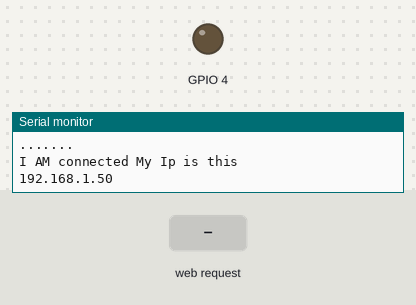
A sketch run on a simulated ESP8266 (NodeMCU). On the bench: output pins drawn as LEDs (lit = HIGH), the last lines printed to the serial monitor. The test bench sets the inputs (shaded band). WiFi joins after 1.5 s; servers stay silent unless stated.

Above: at 3.2 s.
3.3 s: HTTP request GET /off received
At 3.9 s:
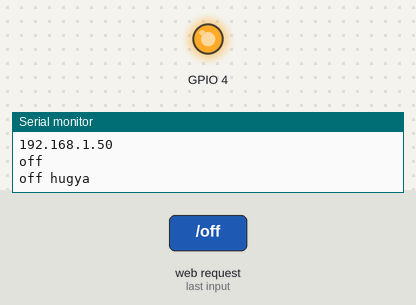
4.8 s: HTTP request GET /on received
At 5.1 s:
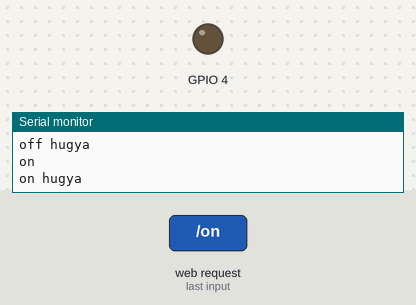
Timing chart, 0 to 7.8 s (numbered marks = the images above; inputs shaded):
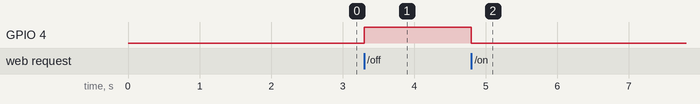

Measured:
- after the input at 3.3 s, GPIO 4: LOW → HIGH at once
- after the input at 4.8 s, GPIO 4: HIGH → LOW at once

The sketch:

project.ino
```cpp
#include <ESP8266WiFi.h>

#include <Ticker.h>

String  client_request;
WiFiServer server(80);

Ticker secondTick;
#define debug 1
volatile int watchdogCount = 0;
void ISRwatchdog() {
watchdogCount++;
if ( watchdogCount == 5 ) {
   (debug) && Serial.println("The watch dog is running");
   ESP.reset();
  }
}


void reconnect(){
    delay(1000);
   WiFi.begin("Paradise","foreverconnected");
   Serial.println("RECONNECTING");
   while ((!(WiFi.status() == WL_CONNECTED))){
    delay(1000);
    Serial.println(".......");
   }
  }


void setup()
{
  client_request = "";

Serial.begin(9600);
secondTick.attach(1, ISRwatchdog);

pinMode(4, OUTPUT);
  WiFi.disconnect();
   WiFi.begin("Paradise","foreverconnected");
  Serial.println("start");
  while ((!(WiFi.status() == WL_CONNECTED))){
    delay(1000);
    Serial.println(".......");

  }
  Serial.println("I AM connected My Ip is this");
  Serial.println((WiFi.localIP().toString()));
  server.begin();

}


void loop()
{
    if ((!(WiFi.status() == WL_CONNECTED))){
    while((!(WiFi.status() == WL_CONNECTED))){
      Serial.println("Connectio dropped");
      reconnect();
      }
    }
    else{
    watchdogCount = 0;
    WiFiClient client = server.available();
    if (!client) { return; }
    while(!client.available()){  delay(1); }
    client_request = (client.readStringUntil('\r'));
    client_request.remove(0, 5);
    client_request.remove(client_request.length()-9,9);
    Serial.println(client_request);
    if (client_request == "on") {
      digitalWrite(4,LOW);
    Serial.println("on hugya");


    }
    if (client_request == "off") {
      digitalWrite(4,HIGH);
      Serial.println("off hugya");

    }
    client.println("HTTP/1.1 200 OK");
    client.println("Content-Type: text/html");
    client.println("");
    client.println("<!DOCTYPE HTML>");
    client.println("<html>");
    client.println("welcome");
    client.println("</html>");

    delay(1);
    }
}
```
